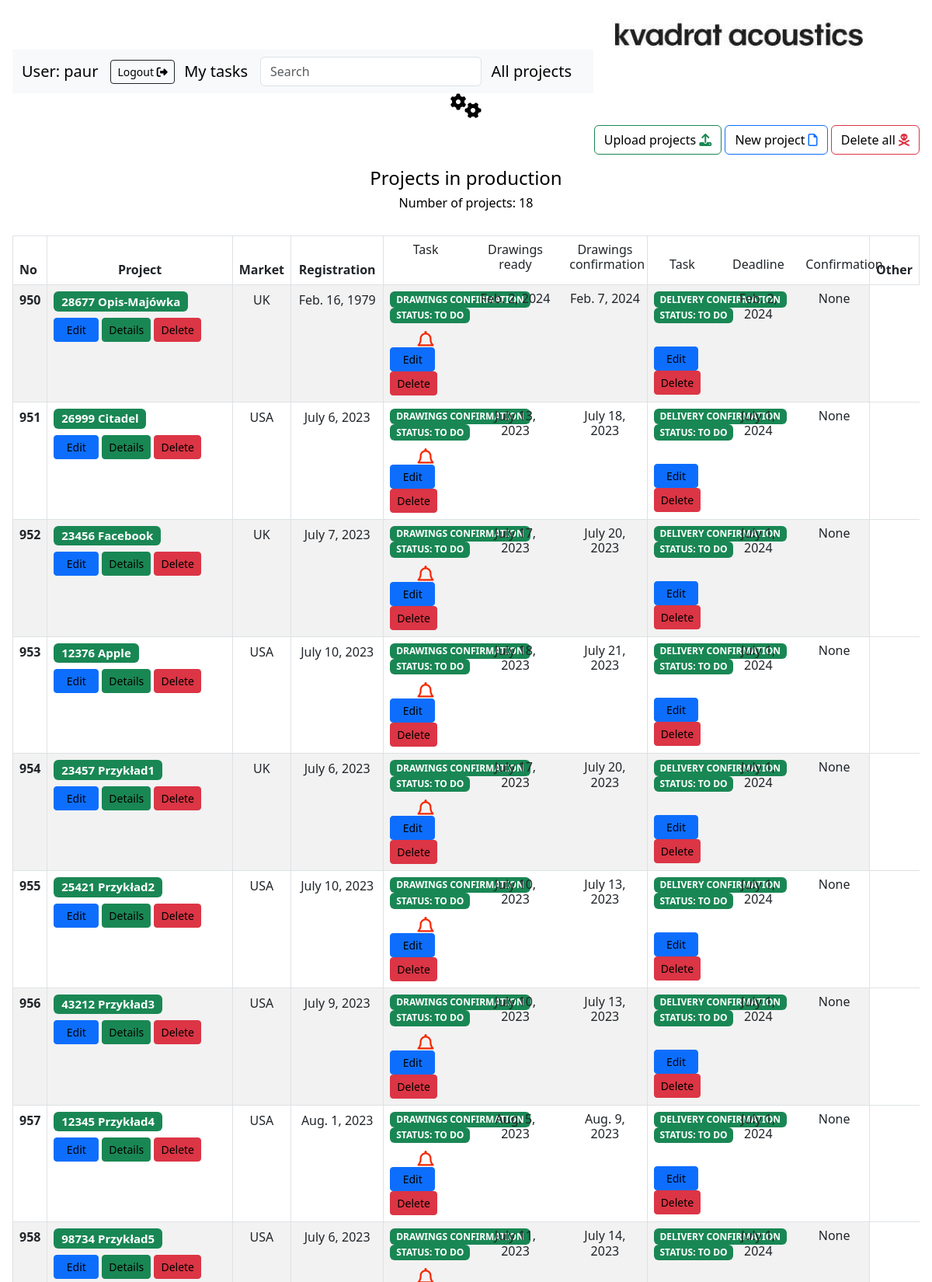
/projekty/wszystkie/ (signed in, upper part), run on the app's committed database.
### komunikator/models.py (models this page shows, shortened)
class Projekt(models.Model):
    Numer_IC = models.IntegerField(blank=False, unique=True)
    Nazwa = models.CharField(default='', max_length=20)
    Rynek = models.CharField(default='', max_length=20)
    Opis = models.CharField(default='', max_length=40)
    Rejestracja = models.DateField(default=timezone.now)
    Data_rysunki = models.DateField(default=timezone.now)
    Data_części = models.DateField(default=timezone.now)
    def __str__(self):
        return str(self.Numer_IC) + '  ' + self.Nazwa

class Task(models.Model):
    TODO="TO DO"
    COMPLETED='COMPLETED'
    INPROGRESS='IN-PROGRESS'
    DRAWINGS_CONFIRMATION= 'DRAWINGS CONFIRMATION'
    DELIVERY_CONFIRMATION= 'DELIVERY CONFIRMATION'
    OTHER= 'OTHER'
    CATEGORY_CHOICES = [
        (DRAWINGS_CONFIRMATION, 'DRAWINGS CONFIRMATION'),
        (DELIVERY_CONFIRMATION, 'DELIVERY CONFIRMATION'),
        (OTHER, 'OTHER'),
    ]
    STATUS_CHOICES = [
        (TODO, 'TO DO'),
        (COMPLETED, 'COMPLETED'),
        (INPROGRESS, 'IN-PROGRESS'),
    ]
    category = models.CharField(max_length=50, choices=CATEGORY_CHOICES,null=True,blank=True)
    description = models.TextField(null=True,blank=True)
    projekt = models.ForeignKey(Projekt,null=True,blank=True, on_delete=models.CASCADE, related_name="tasks")
    assignee = models.ForeignKey(User, null=True,blank=True, on_delete=models.SET_NULL)
    date_created = models.DateTimeField(auto_now_add=True)
    due_date = models.DateField(null=True,blank=True)
    status = models.CharField(max_length=50, choices=STATUS_CHOICES,null=True,blank=True,default= TODO)
    confirmation_day = models.DateField(null=True,blank=True)
    class UserResource(resources.ModelResource):
        username = resources.Field()

### komunikator/views.py (the view)
# urls.py: path('wszystkie/', wszystkie_projekty, name="wszystkie_projekty"),
def wszystkie_projekty(request):
        today = date.today()
        if 'q' in request.GET:
            q = request.GET['q']
            multiple_q = Q(Q(Numer_IC__icontains=q) | Q(Opis__icontains=q) | Q(Rynek__icontains=q) | Q(Nazwa__icontains=q))
            projekt = Projekt.objects.filter(multiple_q)
            return render(request, 'projekty.html', {'projekty': projekt})
        else:
            projekt = Projekt.objects.all
            context = {'projekty':projekt,'today':today}
            return render(request, 'projekty.html', context)

### templates/projekty.html (shortened to what this page needs)
{% extends 'glowny.html' %}
{% block strona %}
        {% include 'nav.html' %}
        <div class="row">
            <center><i class="fa-sharp fa-solid fa-gears fa-2xl"></i></center>
        </div>
        <br>
    {% if request.user.is_superuser == True %}
        {% include 'admin_buttons.html' %}
    {% endif %}
        <center> <h4> Projects in production </h4> </center>
    <center> <h6> Number of projects: {{projekty|length}}</h6> </center>
    <br>
    <table class="table table-striped table-bordered">
        <thead>
           <tr>
             <th scope="col">No</th>
             <th scope="col"><center>Project</center></th>
             <th scope="col"><center>Market</center></th>
             <th scope="col"><center>Registration</center></th>
             <th scope="col"><center></center>
                <div class = "row">
                    <div class="col-md-4">
                        <center> <h6>Task</h6> </center>
                    </div>
                    <div class="col-md-4">
                        <center> <h6>Drawings ready</h6> </center>
                    </div>
                    <div class="col-md-4">
                        <center> <h6>Drawings confirmation</h6> </center>
                    </div>
                </div></th>
            <th scope="col"><center></center>
                <div class = "row">
                    <div class="col-md-4">
                    <center> <h6>Task</h6> </center>
                    </div>
                    <div class="col-md-4">
                        <center> <h6>Deadline</h6> </center>
                    </div>
                    <div class="col-md-4">
                        <center> <h6>Confirmation</h6> </center>
                    </div>
                </div></th>
             <th scope="col"><center>Other</center></th>
           </tr>
        </thead>
    <tbody>
            {% for projekt in projekty %}
                <tr>
                   <th scope="row">{{projekt.id}}</th>
                   <td><h5 class="mb-0"><span class="badge bg-success">{{projekt}}</span></h5>
                    {% if request.user.is_superuser == True %}
                    <button type="button" class="btn btn-primary btn-sm"><a href="{% url 'edytuj_projekt' projekt.id %}">&nbsp;&nbsp;Edit&nbsp;&nbsp;</a></button>
                    <button type="button" class="btn btn-success btn-sm"><a href="{% url 'project-detail' projekt.id%}">Details</a></button>
                    <button type="button" class="btn btn-danger btn-sm"><a href="{% url 'usun_projekt' projekt.id %}">Delete</a></button>
                    {% endif %}
                    </td>
                   <td><center>{{projekt.Rynek}}</center></td>
                   <td><center>{{projekt.Rejestracja}}</center></td>
                            {% for task in projekt.tasks.all %}
                                    <td>
                                        <div class = "row">
                                            <div class="col-md-4">
                                                <h6 class="mb-0"><span class="badge bg-success">{{task.category}}</span></h6>
                                                <h6 class="mb-0"><span class="badge bg-success">STATUS: {{task.status}}</span></h6>
                                                {% if task.confirmation_day < today %}
                                                    {% if task.status == "TO DO" %}
                                                        <h6 class="border-0 align-center"><center><i class="fa-regular fa-bell fa-shake fa-xl" style="color: #f52905;"></i></center></h6>
                                                        {% endif %}
                                                {% endif %}
                                                {% if request.user.is_superuser == True %}
                                                <button type="button" class="btn btn-primary btn-sm"><a href="{% url 'edit_task' task.id %}">&nbsp;&nbsp;Edit&nbsp;&nbsp;</a></button>
                                                <button type="button" class="btn btn-danger btn-sm"><a href="{% url 'delete_task' task.id %}">Delete</a></button>
                                                {% endif %}
                                            </div>
                                            <div class="col-md-4">
                                                <center> <h6>{{task.due_date}}</h6> </center>
                                            </div>
                                            <div class="col-md-4">
                                                <center> <h6>{{task.confirmation_day}}</h6> </center>
                                            </div>
                                        </div></th>
                                    </td>
                            {% endfor %}
                </tr>
            {% endfor %}
    </tbody>
    </table>
{% endblock  %}

### templates/nav.html (shortened to what this page needs)
<form>
<nav class="navbar navbar-expand-lg bg-body-tertiary">
  <div class="container">
  <a class="navbar-brand"> User: {{ user.username }}</a>
  <button type="button" class="btn btn-outline-dark btn-sm"><a href="{% url 'logout' %}">Logout <i class="fa-solid fa-right-from-bracket"></i></button>
  <a class="navbar-brand" href="{% url 'tasks' %}">My tasks</a>
  <div class="collapse navbar-collapse" id="navbarSupportedContent">
    <form class="d-flex" role="search">
      <input class="form-control mr-sm-2" name="q" type="search" placeholder="Search" aria-label="Search">
    </form>
  </div>
  <a class="navbar-brand" href="{% url 'wszystkie_projekty' %}">All projects</a>
  </div>
</nav>
</form>

### komunikator/static/nowy.css (style rules this page uses)
body { padding: 1rem; color: black; }
a { color: black; text-decoration: none; }

### data on the page
Projekt: id "950", Numer_IC+Nazwa "28677 Opis-Majówka", Rynek "UK", Rejestracja "Feb. 16, 1979"
Task: category "DRAWINGS CONFIRMATION", status "TO DO", shows "Edit", due_date "Feb. 2, 2024", confirmation_day "Feb. 7, 2024"
Task: category "DELIVERY CONFIRMATION", status "TO DO", shows "Edit", due_date "Feb. 2, 2024", confirmation_day "None"
Projekt: id "951", Numer_IC+Nazwa "26999 Citadel", Rynek "USA", Rejestracja "July 6, 2023"
Task: category "DRAWINGS CONFIRMATION", status "TO DO", shows "Edit", due_date "July 13, 2023", confirmation_day "July 18, 2023"
Task: category "DELIVERY CONFIRMATION", status "TO DO", shows "Edit", due_date "July 1, 2024", confirmation_day "None"
Projekt: id "952", Numer_IC+Nazwa "23456 Facebook", Rynek "UK", Rejestracja "July 7, 2023"
Task: category "DRAWINGS CONFIRMATION", status "TO DO", shows "Edit", due_date "July 17, 2023", confirmation_day "July 20, 2023"
Task: category "DELIVERY CONFIRMATION", status "TO DO", shows "Edit", due_date "July 1, 2024", confirmation_day "None"
Projekt: id "953", Numer_IC+Nazwa "12376 Apple", Rynek "USA", Rejestracja "July 10, 2023"
Task: category "DRAWINGS CONFIRMATION", status "TO DO", shows "Edit", due_date "July 18, 2023", confirmation_day "July 21, 2023"
Task: category "DELIVERY CONFIRMATION", status "TO DO", shows "Edit", due_date "July 1, 2024", confirmation_day "None"
Projekt: id "954", Numer_IC+Nazwa "23457 Przykład1", Rynek "UK", Rejestracja "July 6, 2023"
Task: category "DRAWINGS CONFIRMATION", status "TO DO", shows "Edit", due_date "July 17, 2023", confirmation_day "July 20, 2023"
Task: category "DELIVERY CONFIRMATION", status "TO DO", shows "Edit", due_date "July 1, 2024", confirmation_day "None"
Projekt: id "955", Numer_IC+Nazwa "25421 Przykład2", Rynek "USA", Rejestracja "July 10, 2023"
Task: category "DRAWINGS CONFIRMATION", status "TO DO", shows "Edit", due_date "July 10, 2023", confirmation_day "July 13, 2023"
Task: category "DELIVERY CONFIRMATION", status "TO DO", shows "Edit", due_date "July 1, 2024", confirmation_day "None"
Projekt: id "956", Numer_IC+Nazwa "43212 Przykład3", Rynek "USA", Rejestracja "July 9, 2023"
Task: category "DRAWINGS CONFIRMATION", status "TO DO", shows "Edit", due_date "July 10, 2023", confirmation_day "July 13, 2023"
Task: category "DELIVERY CONFIRMATION", status "TO DO", shows "Edit", due_date "July 1, 2024", confirmation_day "None"
Projekt: id "957", Numer_IC+Nazwa "12345 Przykład4", Rynek "USA", Rejestracja "Aug. 1, 2023"
Task: category "DRAWINGS CONFIRMATION", status "TO DO", shows "Edit", due_date "Aug. 5, 2023", confirmation_day "Aug. 9, 2023"
Task: category "DELIVERY CONFIRMATION", status "TO DO", shows "Edit", due_date "July 1, 2024", confirmation_day "None"
Projekt: id "958", Numer_IC+Nazwa "98734 Przykład5", Rynek "USA", Rejestracja "July 6, 2023"
Task: category "DRAWINGS CONFIRMATION", status "TO DO", due_date "July 11, 2023", confirmation_day "July 14, 2023"
Task: category "DELIVERY CONFIRMATION", status "TO DO", due_date "July 1, 2024", confirmation_day "None"

### other printed values
{{ user.username }} "paur"
{{ projekty|length }} "18"
